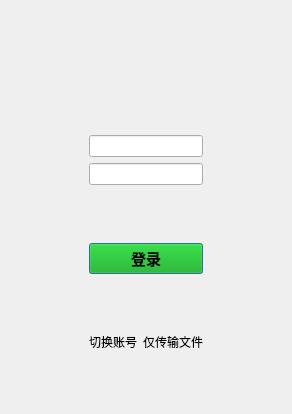
<?xml version="1.0" encoding="UTF-8"?>
<ui version="4.0">
 <class>loginDialog</class>
 <widget class="QDialog" name="loginDialog">
  <property name="geometry">
   <rect>
    <x>0</x>
    <y>0</y>
    <width>292</width>
    <height>414</height>
   </rect>
  </property>
  <property name="windowTitle">
   <string>Dialog</string>
  </property>
  <layout class="QGridLayout" name="gridLayout">
   <item row="10" column="1">
    <spacer name="verticalSpacer_6">
     <property name="orientation">
      <enum>Qt::Vertical</enum>
     </property>
     <property name="sizeHint" stdset="0">
      <size>
       <width>20</width>
       <height>40</height>
      </size>
     </property>
    </spacer>
   </item>
   <item row="7" column="1">
    <spacer name="verticalSpacer_5">
     <property name="orientation">
      <enum>Qt::Vertical</enum>
     </property>
     <property name="sizeHint" stdset="0">
      <size>
       <width>20</width>
       <height>40</height>
      </size>
     </property>
    </spacer>
   </item>
   <item row="11" column="2">
    <widget class="QLabel" name="label_2">
     <property name="text">
      <string>仅传输文件</string>
     </property>
    </widget>
   </item>
   <item row="4" column="1">
    <spacer name="verticalSpacer">
     <property name="orientation">
      <enum>Qt::Vertical</enum>
     </property>
     <property name="sizeType">
      <enum>QSizePolicy::Fixed</enum>
     </property>
     <property name="sizeHint" stdset="0">
      <size>
       <width>20</width>
       <height>45</height>
      </size>
     </property>
    </spacer>
   </item>
   <item row="4" column="2">
    <spacer name="verticalSpacer_4">
     <property name="orientation">
      <enum>Qt::Vertical</enum>
     </property>
     <property name="sizeType">
      <enum>QSizePolicy::Fixed</enum>
     </property>
     <property name="sizeHint" stdset="0">
      <size>
       <width>20</width>
       <height>45</height>
      </size>
     </property>
    </spacer>
   </item>
   <item row="1" column="1">
    <spacer name="verticalSpacer_2">
     <property name="orientation">
      <enum>Qt::Vertical</enum>
     </property>
     <property name="sizeHint" stdset="0">
      <size>
       <width>20</width>
       <height>40</height>
      </size>
     </property>
    </spacer>
   </item>
   <item row="1" column="2">
    <spacer name="verticalSpacer_3">
     <property name="orientation">
      <enum>Qt::Vertical</enum>
     </property>
     <property name="sizeHint" stdset="0">
      <size>
       <width>20</width>
       <height>40</height>
      </size>
     </property>
    </spacer>
   </item>
   <item row="11" column="1">
    <widget class="QLabel" name="label">
     <property name="text">
      <string>切换账号</string>
     </property>
    </widget>
   </item>
   <item row="6" column="1" colspan="2">
    <widget class="QLineEdit" name="pwdLineEdit"/>
   </item>
   <item row="5" column="1" colspan="2">
    <widget class="QLineEdit" name="usrlineEdit"/>
   </item>
   <item row="9" column="1" colspan="2">
    <widget class="QPushButton" name="loginBtn">
     <property name="font">
      <font>
       <pointsize>11</pointsize>
       <weight>75</weight>
       <bold>true</bold>
      </font>
     </property>
     <property name="styleSheet">
      <string notr="true">background-color: rgb(0, 170, 0);</string>
     </property>
     <property name="text">
      <string>登录</string>
     </property>
     <property name="flat">
      <bool>false</bool>
     </property>
    </widget>
   </item>
   <item row="2" column="0">
    <spacer name="horizontalSpacer">
     <property name="orientation">
      <enum>Qt::Horizontal</enum>
     </property>
     <property name="sizeHint" stdset="0">
      <size>
       <width>40</width>
       <height>20</height>
      </size>
     </property>
    </spacer>
   </item>
   <item row="2" column="1" colspan="2">
    <widget class="QLabel" name="loginLabel">
     <property name="text">
      <string/>
     </property>
     <property name="pixmap">
      <pixmap>image/login.png</pixmap>
     </property>
    </widget>
   </item>
   <item row="2" column="3">
    <spacer name="horizontalSpacer_2">
     <property name="orientation">
      <enum>Qt::Horizontal</enum>
     </property>
     <property name="sizeHint" stdset="0">
      <size>
       <width>40</width>
       <height>20</height>
      </size>
     </property>
    </spacer>
   </item>
   <item row="12" column="1">
    <spacer name="verticalSpacer_7">
     <property name="orientation">
      <enum>Qt::Vertical</enum>
     </property>
     <property name="sizeHint" stdset="0">
      <size>
       <width>20</width>
       <height>40</height>
      </size>
     </property>
    </spacer>
   </item>
  </layout>
 </widget>
 <resources/>
 <connections/>
</ui>
